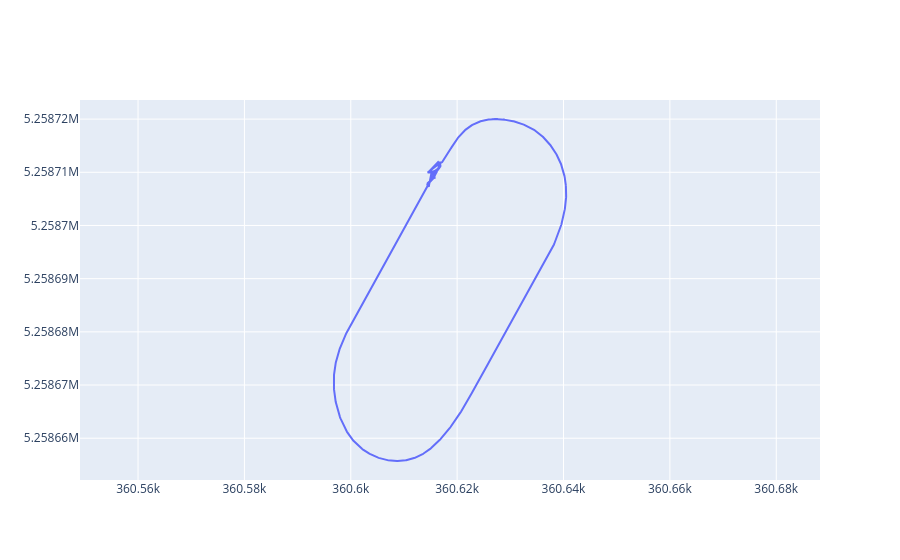

The cell this chart's notebook holds for it:
### Code cell
#plot lane1 using plotly
import plotly.graph_objects as go

fig = go.Figure()
# plot with the same scale for x and y
fig.update_xaxes(scaleanchor = "y", scaleratio = 1)

fig.add_trace(go.Scatter(x = x_left, y = y_left, mode='lines', name='centerLine'))

#for lane in lanes:
    
    #fig.add_trace(go.Scatter(x = lane[1][:,0], y = lane[1][:,1], mode='lines', name='leftLane'))
    #fig.add_trace(go.Scatter(x = lane[2][:,0], y = lane[2][:,1], mode='lines', name='rightLane'))

fig.show()

### Figure 1 — Plotly figure (JSON) as saved in the notebook; plotly's stock layout.template omitted (floating-point values rounded to 4 significant figures; data arrays with more than 128 entries replaced by an {"elided": "..."} marker saying what was removed)
{"data": [{"mode": "lines", "name": "centerLine", "type": "scatter", "x": {"elided": "2031 float values"}, "y": {"elided": "2031 float values"}}], "layout": {"xaxis": {"scaleanchor": "y", "scaleratio": 1}}}
